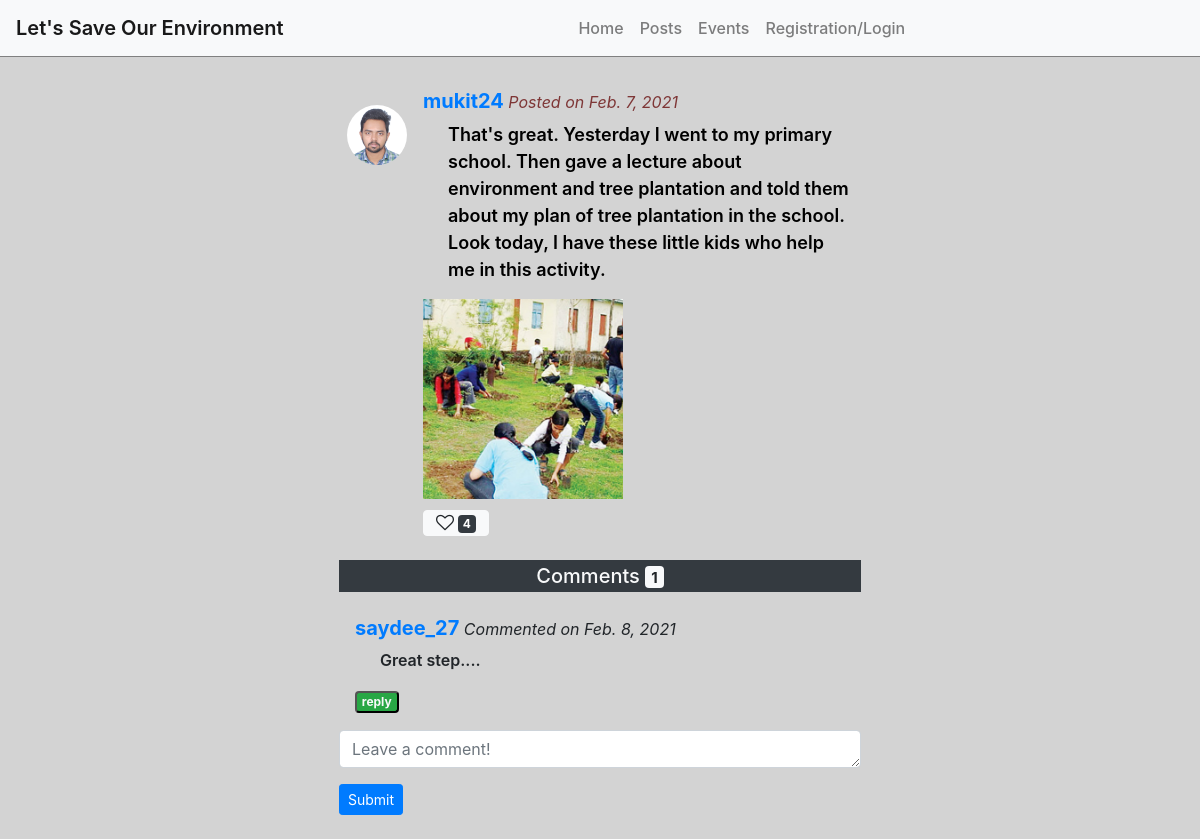
/posts/posts/29/details/, run on the app's committed database.
### post/models.py (models this page shows, shortened)
class Post(models.Model):
    author = models.ForeignKey('home.Volunteer_Profile',on_delete=models.CASCADE)
    body = models.TextField()
    image = models.FileField(upload_to='uploads/',blank=True)
    created_on = models.DateTimeField(auto_now_add=True)
    last_modified = models.DateTimeField(auto_now=True)

class Comment(models.Model):
    author = models.ForeignKey(settings.AUTH_USER_MODEL,on_delete=models.CASCADE)
    body = models.TextField()
    created_on = models.DateTimeField(auto_now_add=True)
    last_modified = models.DateTimeField(auto_now=True)
    post = models.ForeignKey('Post', on_delete=models.CASCADE)

### home/models.py (models this page shows)
class Volunteer_Profile(models.Model):
    full_name = models.CharField(max_length=255)
    profile_picture = models.FileField(upload_to='uploads/')
    profession = models.CharField(max_length=100,blank=True)
    address = models.CharField(max_length=100)
    mobile = models.CharField(max_length=60)
    facebook = models.URLField(max_length=60,blank=True)
    about_me = models.TextField(blank=True)
    total_points = models.DecimalField(max_digits=15, decimal_places=2,default=0)
    user = models.OneToOneField(settings.AUTH_USER_MODEL, on_delete=models.CASCADE,related_name="volunteer")
    def __str__(self):
        return self.user.username

### post/views.py (the view)
# urls.py: path('posts/<int:id>/details/',post_details,name='post_details'),
def post_details(request,id):
    post = Post.objects.get(id=id)
    cmt_form = CommentForm()
    update_post = UpdatePostForm(instance=post)
    if request.method == 'POST':
        update_post = UpdatePostForm(request.POST,request.FILES, instance=post)
        if update_post.is_valid():
            post.save()
        return redirect('post_details',id=post.id)
    context = {
        'post':post,
        'cmt_form':cmt_form,
        'update_post':update_post,
    }
    return render(request,"post/post_details.html",context)

### post/forms.py
class CommentForm(forms.Form):
    body = forms.CharField(widget=forms.Textarea(
        attrs={
            "class": "form-control",
            "placeholder": "Leave a comment!",
            "rows":1,
            "id":'comment_reply'
        })
    )

class UpdatePostForm(forms.ModelForm):
    class Meta:
        model = Post
        fields = [
            "body",
            "image",
        ]
    def __init__(self, *args, **kwargs):
        super().__init__(*args, **kwargs)
        for field in iter(self.fields):
            if field == "body":
                self.fields[field].widget.attrs.update({
                'class': 'form-control',
                'rows':2,
                })
                continue
            self.fields[field].widget.attrs.update({
                'class': 'form-control'
    })

### post/templatetags/custom_tag.py (called while the page is built)
@register.filter(name='react_check')
def react_check(value, arg):
    for x in value:
        if x.author == arg:
            return True
    else:
        return False

### templates/post/post_details.html (shortened to what this page needs)
{% extends "base.html" %}
{% load static %}
{% block content %}
{% load custom_tag %}
<div style="background-color: lightgray;">
<div class="container">
    <div class="row">
        <div class="col-sm-3"></div>
        <div class="col-sm-6 p-3">
            <div class="media p-3">
                <img src="{{post.author.profile_picture.url}}" class="mr-3 mt-3 rounded-circle" style="width:60px;">
                <div class="media-body" style="color: black;font-weight: 600;">
                    <h5 style="color: brown;font-weight: 700;"><a style="text-decoration: none;" href="{% url 'profile_view' post.author.user.id %}">{{post.author}}</a><small style="color: rgb(126, 54, 54);"><i>
                                Posted on
                                {{post.created_on.date}}</i></small></h5>
                    <p style="font-size: large;padding-left: 25px;">{{post.body}}</p>
                    {% if post.image %}
                    <button style="border:none;padding: 0;margin-bottom: 10px;" type="button" data-toggle="modal" data-target="#image_modal{{pic.id}}">
                        <div style="height: 200px;width: 200px;">
                            <img id="myImg" src="{{post.image.url}}" alt="image" style="width: 100%;
                        height: 100%;
                        object-fit: cover;">
                        </div>
                    </button>
                    <br>
                    {% endif %}
                    {% if post.react.all|react_check:request.user %}
                <a href="{% url 'react_d' post.id %}"><button type="button" class="btn btn-light py-0" style="font-weight: 600;"><i class="fa fa-heart text-danger" style="font-size: large;"></i> <span
                    class="badge badge-dark">{{post.react.all.count}}</span></button></a>
                {% else %}
                <a href="{% url 'react_d' post.id %}"><button type="button" class="btn btn-light py-0" style="font-weight: 600;"><i class="fa fa-heart-o" style="font-size: large;"></i> <span
                    class="badge badge-dark">{{post.react.all.count}}</span></button></a>
                {% endif %}
                    </div>
                </div>
                <div class="comments p-2">
                    <div style="text-align: center;">
                        <h5 class="bg-dark text-light p-1">Comments <span
                            class="badge badge-light">{{post.comment_set.all.count}}</span></h5></div>
                                {% if post.comment_set.all %}
                                {% for comment in post.comment_set.all %}
                                <div class="media p-3" style="border-bottom: lightgrey 1px solid;">
                                    <div class="media-body" style="font-weight: 600;">
                                        <h5 style="font-weight: 700;"><a style="text-decoration: none;" href="{% url 'profile_view' comment.author.id %}">{{comment.author}}</a><small><i>  Commented on
                                                 {{comment.created_on.date}}</i></small></h5>
                                        <p style="padding-left: 25px;">{{comment.body}}</p>
                                        <button class="badge badge-success"><a href="#comment_reply" onclick="reply_comment('{{comment.author}}')" class="text-light" style="text-decoration: none;">reply</a></button>
                                    </div>
                                </div>
                                {% endfor %}
                                {% else %}
                                <h5 class="container">No Comments Here</h5>
                                {% endif %}
                                    <form action="{% url 'add_comment' post.id  %}" method="POST">
                                        <div class="form-group">
                                            {{cmt_form.body}}
                                        </div>
                                        <button type="submit" class="btn btn-primary btn-sm">Submit</button>
                                    </form>
                </div>
                </div>
        </div>
    </div>
</div>
{% endblock %}

### data on the page
Post: author.profile_picture (picture), author "mukit24", created_on "Feb. 7, 2021", body "That's great. Yesterday I went to my primary school. Then gave a lecture about environment and tree plantation and told them about my plan of tree plantation in the school. Look today, I have these little kids who help me in this activity.", image (picture), react.all.count "4", comment_set.all.count "1"
Comment: author "saydee_27", created_on "Feb. 8, 2021", body "Great step...."
